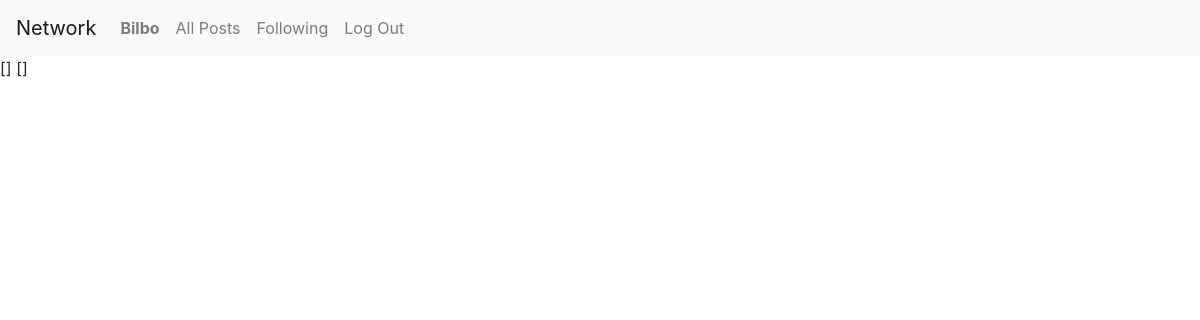
Page /following (signed in) on the earlier database version.
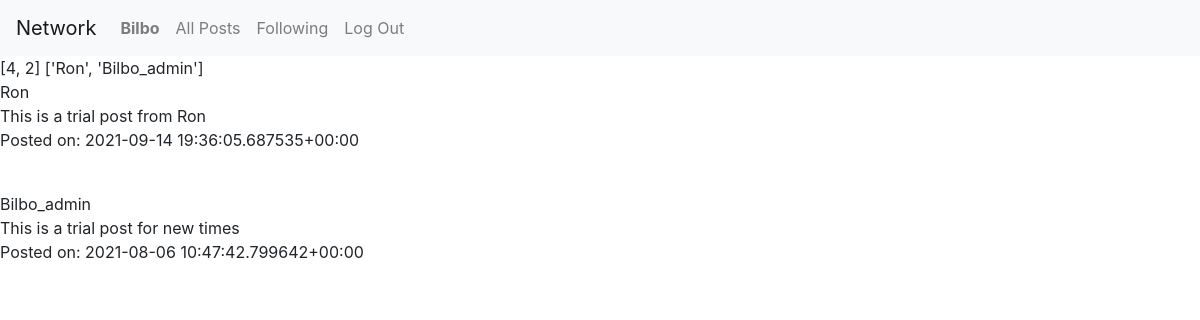
Same page on the later database version.
### network/models.py (models this page shows)
class Post(models.Model):
    post_creator = models.ForeignKey(User, on_delete = models.CASCADE)
    time_created = models.DateTimeField(auto_now_add=True)
    content = models.TextField(blank=True, null=True)
    def __str__(self):
        newline = '\n'
        return f"{self.post_creator}{newline}{self.content} {newline} Posted on: {self.time_created}"

class User(AbstractUser):
    following = models.ManyToManyField("User", related_name="users_followed", blank = True)
    followers = models.ManyToManyField("User", related_name="users_follow", blank = True)

### network/views.py (the view)
# urls.py: path("following", views.following_posts, name="following_posts"),
@login_required
def following_posts(request):
    followed_users = list(User.objects.filter(followers = request.user).values_list('id', flat=True))
    followed_users_2 = list(User.objects.filter(followers = request.user).values_list('username', flat=True))
    Posts = Post.objects.filter(post_creator__in = followed_users)
    Posts = Posts.order_by("-time_created").all()
    return render(request, "network/following.html", {
        "Posts": Posts,
        "following":followed_users,
        "followed_users_2": followed_users_2
    })

### network/templates/network/following.html
{% extends "network/layout.html" %}
{% block body %}
    {{following}}
    {{followed_users_2}}
    {% for Post in Posts %}
        {{Post|linebreaks}}
        <br>
    {% endfor %}
{% endblock %}

Differences in the rows shown:
added Post: post_creator+content+time_created "Ron This is a trial post from Ron Posted on: 2021-09-14 19:36:05.687535+00:00"
now on this page (row unchanged): Post: post_creator+content+time_created "Bilbo_admin This is a trial post for new times Posted on: 2021-08-06 10:47:42.799642+00:00"
Other differences:
{{ following }}: "[]" → "[4, 2]"
{{ followed_users_2 }}: "[]" → "['Ron', 'Bilbo_admin']"
